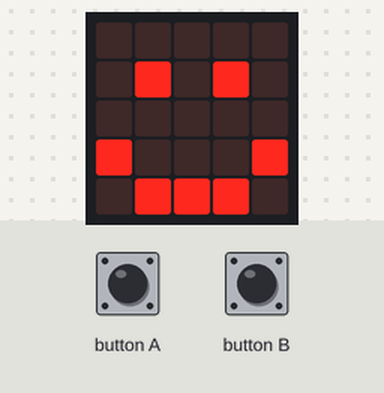
A program run on a simulated BBC micro:bit (MakeCode). Shown: the board's 5×5 LED display. The inputs (shaded band) are chosen by the test bench.

Above: at 1.8 s.
1.9 s: button A pressed for 0.15 s
At 2.4 s:
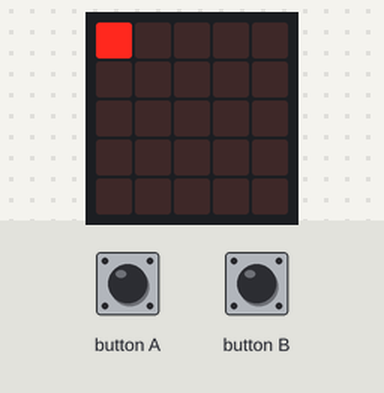
At 4.7 s:
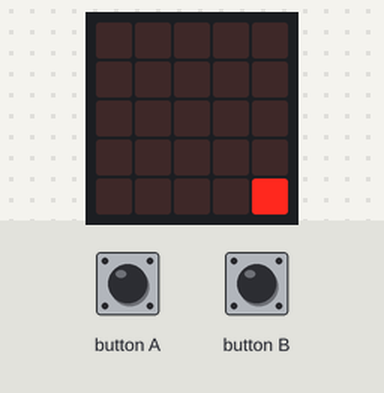
5.0 s: button B pressed for 0.15 s
At 7.0 s:
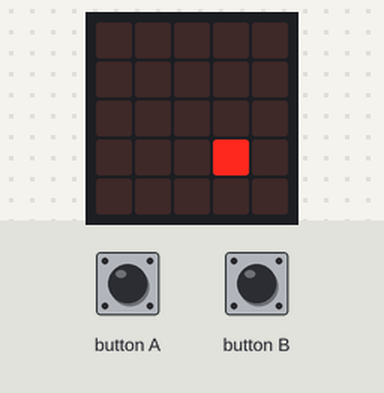
Timing chart, 0 to 8.5 s (numbered marks = the images above; inputs shaded):
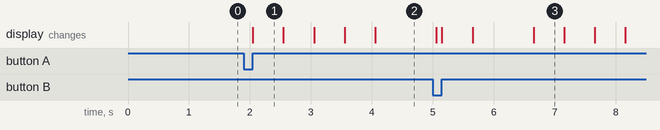

Measured:
- after the input at 1.9 s, the display: changes after 0.15 s (image 1)
- what the display in image 1 shows lasts 0.5 s, from 2.1 s to 2.6 s

The program:

main.ts
```typescript
// (licence header left out)
// variables
let sprite: game.LedSprite = null
let pixelCount = 0

// setup
basic.clearScreen()
basic.showIcon(IconNames.Happy)

// on button press A
input.onButtonPressed(Button.A, function () {
  basic.clearScreen()
  pixelCount = 0
  sprite = game.createSprite(0, 0)

  // loop
  while (pixelCount <= 5) {
    sprite.set(LedSpriteProperty.X, pixelCount)
    sprite.set(LedSpriteProperty.Y, pixelCount)
    pixelCount = pixelCount + 1
    basic.pause(500)
  }

  // clear
  sprite.delete()
  basic.showIcon(IconNames.Happy)
})

// on button press B
input.onButtonPressed(Button.B, function () {
  basic.clearScreen()
  pixelCount = 5
  sprite = game.createSprite(0, 0)

  // loop
  while (pixelCount >= 0) {
    sprite.set(LedSpriteProperty.X, pixelCount)
    sprite.set(LedSpriteProperty.Y, pixelCount)
    basic.pause(500)
    pixelCount = pixelCount - 1
  }

  // clear
  sprite.delete()
  basic.showIcon(IconNames.Happy)
})
```
